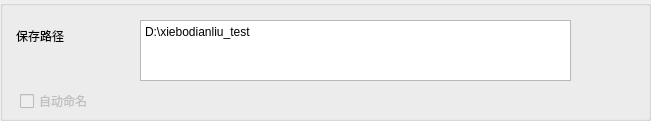
  <widget class="QGroupBox" name="groupBox_15">
   <property name="geometry">
    <rect>
     <x>490</x>
     <y>150</y>
     <width>651</width>
     <height>121</height>
    </rect>
   </property>
   <property name="title">
    <string/>
   </property>
   <widget class="QLabel" name="label_136">
    <property name="geometry">
     <rect>
      <x>16</x>
      <y>26</y>
      <width>121</width>
      <height>20</height>
     </rect>
    </property>
    <property name="text">
     <string>保存路径</string>
    </property>
   </widget>
   <widget class="QTextEdit" name="textEdit_SavePath">
    <property name="geometry">
     <rect>
      <x>140</x>
      <y>20</y>
      <width>431</width>
      <height>61</height>
     </rect>
    </property>
    <property name="html">
     <string>&lt;!DOCTYPE HTML PUBLIC &quot;-//W3C//DTD HTML 4.0//EN&quot; &quot;http://www.w3.org/TR/REC-html40/strict.dtd&quot;&gt;
&lt;html&gt;&lt;head&gt;&lt;meta name=&quot;qrichtext&quot; content=&quot;1&quot; /&gt;&lt;style type=&quot;text/css&quot;&gt;
p, li { white-space: pre-wrap; }
&lt;/style&gt;&lt;/head&gt;&lt;body style=&quot; font-family:'宋体'; font-size:10pt; font-weight:400; font-style:normal;&quot;&gt;
&lt;p style=&quot; margin-top:0px; margin-bottom:0px; margin-left:0px; margin-right:0px; -qt-block-indent:0; text-indent:0px;&quot;&gt;&lt;span style=&quot; font-family:'SimSun'; font-size:9pt;&quot;&gt;D:\xiebodianliu_test&lt;/span&gt;&lt;/p&gt;&lt;/body&gt;&lt;/html&gt;</string>
    </property>
   </widget>
   <widget class="QCheckBox" name="checkBox_AutoName">
    <property name="enabled">
     <bool>false</bool>
    </property>
    <property name="geometry">
     <rect>
      <x>20</x>
      <y>90</y>
      <width>111</width>
      <height>22</height>
     </rect>
    </property>
    <property name="tabletTracking">
     <bool>false</bool>
    </property>
    <property name="text">
     <string>自动命名</string>
    </property>
    <property name="checkable">
     <bool>false</bool>
    </property>
    <property name="checked">
     <bool>false</bool>
    </property>
   </widget>
  </widget>
